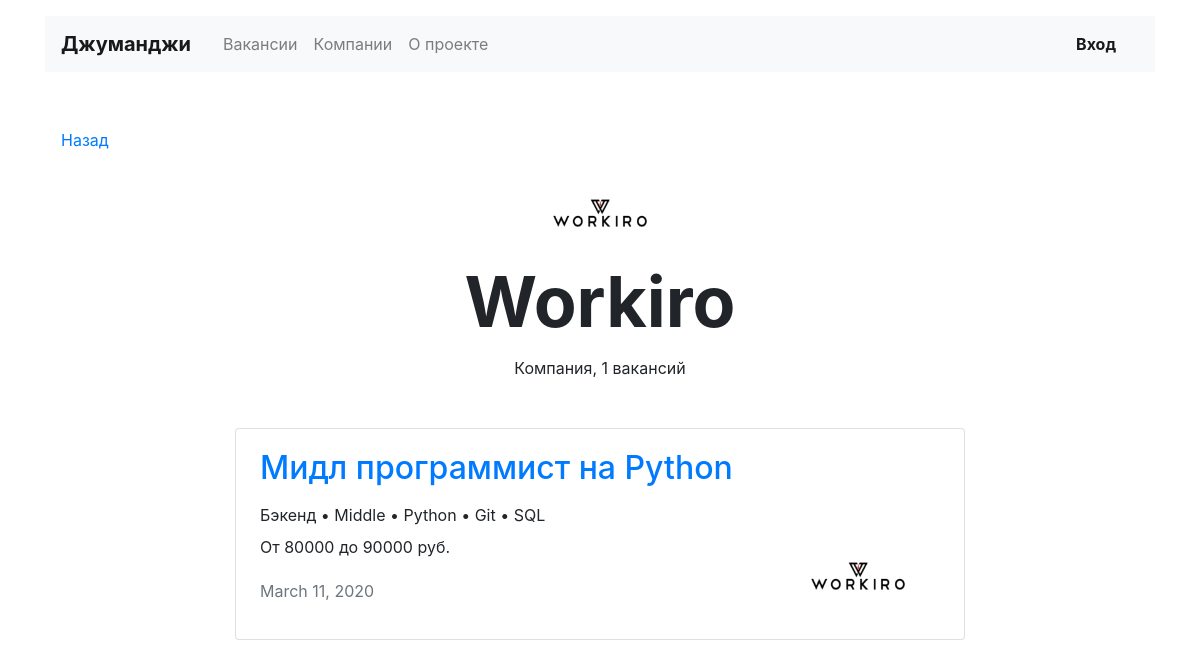
Page /companies/33/ on the earlier database version.
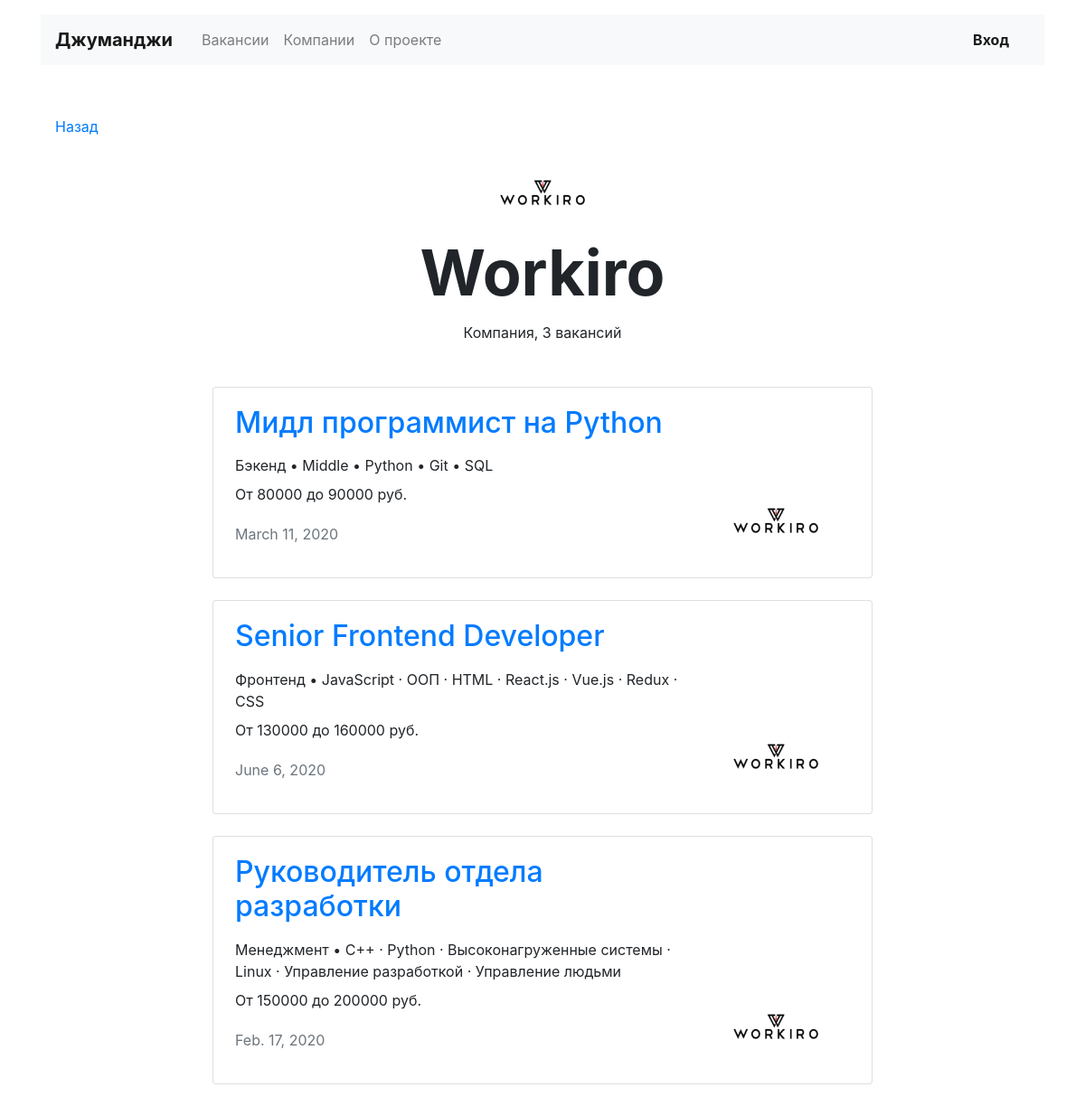
Same page on the later database version.
### vacancies/models.py (models this page shows, shortened)
class Company(models.Model):
    name = models.CharField(max_length=120)
    owner = models.OneToOneField(User, on_delete=models.CASCADE)
    location = models.CharField(max_length=50)
    logo = models.ImageField(upload_to=MEDIA_COMPANY_IMAGE_DIR, default='100x60.jpg')
    description = models.CharField(max_length=350)
    employee_count = models.PositiveIntegerField()

class Vacancy(models.Model):
    title = models.CharField(max_length=75)
    specialty = models.ForeignKey(Specialty, on_delete=models.CASCADE, related_name='vacancies', null=True)
    company = models.ForeignKey(Company, on_delete=models.CASCADE, related_name='vacancies')
    skills = models.CharField(max_length=350)
    description = models.CharField(max_length=700)
    salary_min = models.PositiveIntegerField()
    salary_max = models.PositiveIntegerField()
    published_at = models.DateField()

class Specialty(models.Model):
    code = models.CharField(max_length=25)
    title = models.CharField(max_length=25)
    picture = models.ImageField(upload_to=MEDIA_SPECIALITY_IMAGE_DIR)

### vacancies/views.py (the view)
# urls.py: path('companies/<int:company_id>/', CompanyView.as_view(), name='company'),
class CompanyView(View):
    def get(self, request, company_id):
        company = get_object_or_404(Company, id=company_id)
        vacancies = Vacancy.objects.filter(company=company).select_related('specialty')
        return render(request, 'vacancies/company.html', context={
            'company': company,
            'vacancies': vacancies
        })

### vacancies/templates/vacancies/company.html (shortened to what this page needs)
{% extends 'base.html' %}
{% block content %}
    <main class="container mt-3">
        <div class="navbar mt-5">
            <p><a href="javascript:history.back()">Назад</a></p>
        </div>
        <section>
            <div class="text-center">
                <img src="{{ company.logo.url }}" width="130" height="80" alt="">
            </div>
            <h1 class="h1 text-center mx-auto mt-0 pt-1" style="font-size: 70px;"><strong>{{ company.name }}</strong>
            </h1>
            <p class="text-center pt-1">Компания, {{ vacancies.count }} вакансий</p>
            <div class="row mt-5">
                <div class="col-12 col-lg-8 offset-lg-2 m-auto">
                    {% for vacancy in vacancies %}
                        <div class="card mb-4">
                            <div class="card-body px-4">
                                <div class="row">
                                    <div class="col-12 col-md-8 col-lg-9">
                                        <a href="{% url 'vacancy' vacancy.id %}"><h2 class="h2 pb-2">{{ vacancy.title }}</h2></a>
                                        <p class="mb-2">{{ vacancy.specialty.title }} • {{ vacancy.skills }}</p>
                                        <p>От {{ vacancy.salary_min }} до {{ vacancy.salary_max }} руб.</p>
                                        <p class="text-muted pt-1">{{ vacancy.published_at }}</p>
                                    </div>
                                    <div class="col-12 col-md-4 col-lg-3 d-flex align-items-end">
                                        <img src="{{ company.logo.url }}" width="130" height="80" alt="">
                                    </div>
                                </div>
                            </div>
                        </div>
                    {% endfor %}
                </div>
            </div>
        </section>
    </main>
{% endblock %}

### templates/base.html (shortened to what this page needs)
<!DOCTYPE html>
<html lang="ru">
<head>
    <link rel="stylesheet" href="https://stackpath.bootstrapcdn.com/bootstrap/4.3.1/css/bootstrap.min.css"
>
</head>
<body>
<header class="container mt-3">
    <nav class="navbar navbar-expand-lg navbar-light bg-light">
        <a class="navbar-brand mr-4 font-weight-bold" href="{% url 'main' %}">Джуманджи</a>
        <div class="collapse navbar-collapse justify-content-between" id="navbarNav">
            <ul class="navbar-nav col-10">
                <li class="nav-item">
                    <a class="nav-link" href="{% url 'vacancies' %}">Вакансии</a>
                </li>
                <li class="nav-item">
                    <a class="nav-link" href="#">Компании</a>
                </li>
                <li class="nav-item">
                    <a class="nav-link" href="#">О проекте</a>
                </li>
            </ul>
            <ul class="navbar-nav col-2 justify-content-end">
                {% if user.is_authenticated %}
                    <div class="dropdown show">
                        <a class="nav-link active" href="#" role="button" id="dropdownMenuLink"
                           data-toggle="dropdown" aria-haspopup="true" aria-expanded="false">
                            {{ user.first_name }} {{ user.last_name }}
                        </a>
                        <div class="dropdown-menu" aria-labelledby="dropdownMenuLink">
                            <a class="dropdown-item" href="#">Профиль</a>
                            <a class="dropdown-item" href="{% url 'myresume' %}">Резюме</a>
                            <a class="dropdown-item" href="{% url 'my company' %}">Компания</a>
                            <a class="dropdown-item" href="{% url 'logout' %}">Выйти</a>
                        </div>
                    </div>
                {% else %}
                    <li class="nav-item active">
                        <a href="{% url 'login' %}" class="nav-link font-weight-bold">Вход</a>
                    </li>
                {% endif %}
            </ul>
        </div>
    </nav>
</header>
{% block content %}
{% endblock %}
</body>
</html>

Differences in the rows shown:
added Vacancy: title "Senior Frontend Developer", specialty "Фронтенд", skills "JavaScript · ООП · HTML · React.js · Vue.js · Redux · CSS", salary_min "130000", salary_max "160000", published_at "June 6, 2020", logo (picture)
added Vacancy: title "Руководитель отдела разработки", specialty "Менеджмент", skills "C++ · Python · Высоконагруженные системы · Linux · Управление разработкой · Управление людьми", salary_min "150000", salary_max "200000", published_at "Feb. 17, 2020", logo (picture)
Other differences:
{{ vacancies.count }}: "1" → "3"
